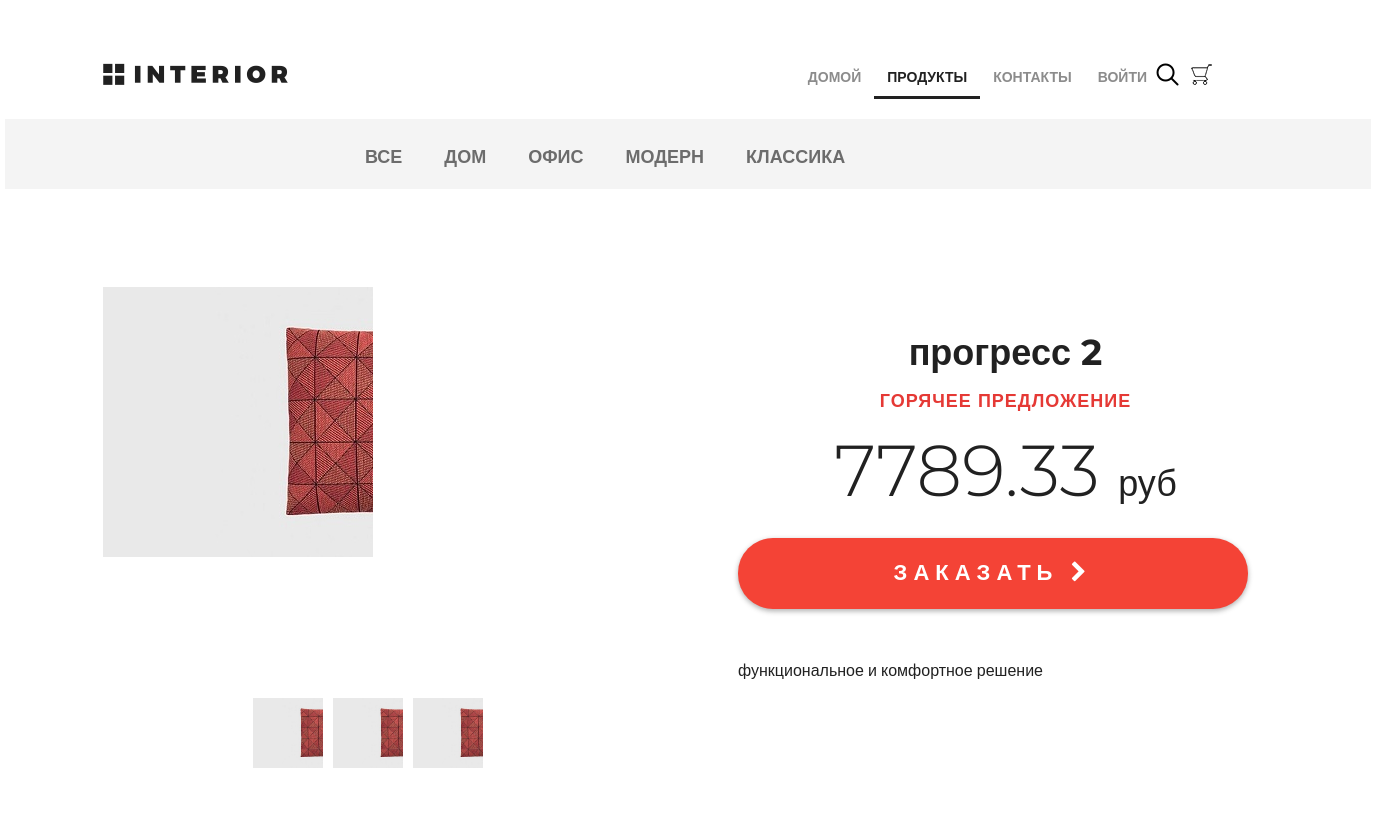
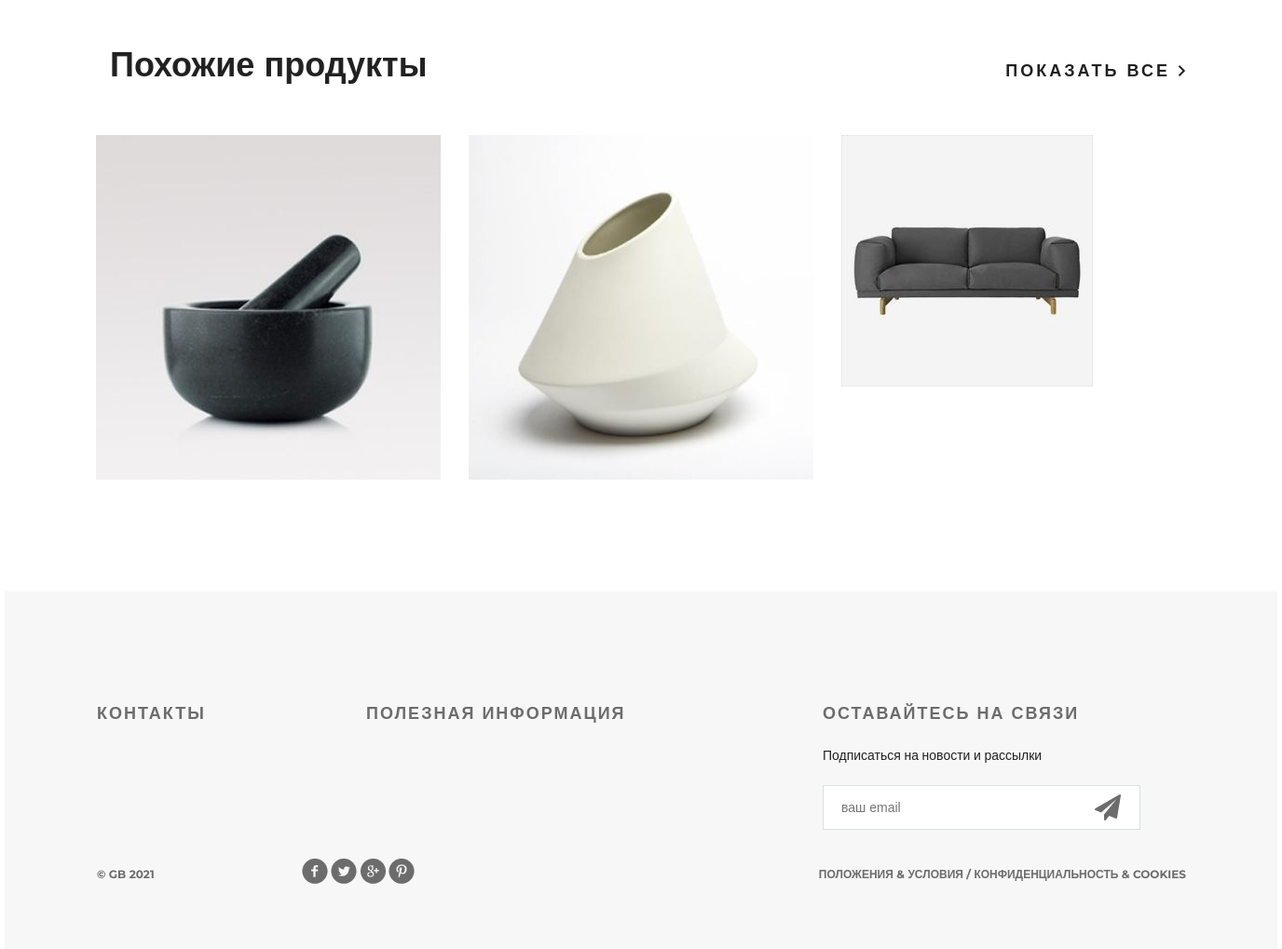
Screenshot of /products/ with the database file from the repository (2 pictures, top to bottom).
### mainapp/models.py (models this page shows, shortened)
class ProductCategory(models.Model):
    name = models.CharField(verbose_name='название категории', max_length=64, unique=True)
    description = models.TextField(verbose_name='описание категории', blank=True)
    is_active = models.BooleanField(verbose_name='категория активна', default=True)

class Product(models.Model):
    category = models.ForeignKey(ProductCategory, on_delete=models.CASCADE)
    name = models.CharField(verbose_name='имя продукта', max_length=128)
    image = models.ImageField(upload_to='products_images', blank=True)
    short_desc = models.CharField(verbose_name='краткое описание продукта', max_length=60, blank=True)
    description = models.TextField(verbose_name='описание продукта', blank=True)
    price = models.DecimalField(verbose_name='цена продукта', max_digits=8, decimal_places=2, default=0)
    quantity = models.PositiveIntegerField(verbose_name='количество на складе', default=0)
    is_active = models.BooleanField(verbose_name='категория активна', default=True)

### mainapp/views.py (the view, shortened to what this page needs)
# urls.py: re_path(r'^products/create/category/(?P<pk>\d+)/$', adminapp.product_create, name='product_create'),
def products(request, pk=None, page=1):
    title = 'продукты'
    links_menu = ProductCategory.objects.filter(is_active=True)
    basket = get_basket(request.user)
    hot_product = get_hot_product()
    same_products = get_same_products(hot_product)
    content = {
        'title': title,
        'links_menu': links_menu,
        'hot_product': hot_product,
        'same_products': same_products,
        'basket': basket,
    }
    return render(request, 'mainapp/products.html', content)

### mainapp/views.py (called while the page is built)
def get_basket(user):
    if user.is_authenticated:
        return Basket.objects.filter(user=user)
    else:
        return []

def get_hot_product():
    products = Product.objects.filter(is_active=True, category__is_active=True)
    return random.sample(list(products), 1)[0]

def get_same_products(hot_product):
    same_products = Product.objects.filter(category=hot_product.category, is_active=True).exclude(pk=hot_product.pk)[:3]
    return same_products

### mainapp/templates/mainapp/products.html (shortened to what this page needs)
{% extends 'mainapp/base.html' %}
{% load static %}
{% block content %}
    <div class="details">
        <div class="links clearfix">
            {% include 'mainapp/includes/inc_categories_menu.html' %}
        </div>
        <div class="details-products">
            <div class="details-slider">
                <div class="slider-product">
                    <img src="/media/{{ hot_product.image }}">
                </div>
                <div class="slider-control">
                    <div class="block">
                        <a href="#"><img src="/media/{{ hot_product.image }}" alt="">
                        </a>
                    </div>
                    <div class="block">
                        <a href="#"><img src="/media/{{ hot_product.image }}" alt="">
                        </a>
                    </div>
                    <div class="block">
                        <a href="#"><img src="/media/{{ hot_product.image }}" alt="">
                        </a>
                    </div>
                </div>
            </div>
            <div class="description">
                <h3 class="big-bold">{{ hot_product.name }}</h3>
                <h3 class="red">горячее предложение</h3>
                <p class="price"> {{ hot_product.price }} <span>руб</span></p>
                <a href="{% url 'basket:add' hot_product.pk %}" class="red-button">
                    заказать <i class="fa fa-chevron-right" aria-hidden="true"></i>
                </a>
                <div class="description-text">
                    {{ hot_product.description }}
                </div>
            </div>
        </div>
        <div class="related">
            <div class="title clearfix">
                <h2>Похожие продукты</h2>
                <a class="explore" href="#">показать все <img src="/static/img/arrow.png" alt=""></a>
            </div>
            <div class="related-products clearfix">
                {% for product in same_products %}
                    <div class="block">
                        <a href="{% url 'products:product' product.pk %}">
                            <img src="/media/{{ product.image }}" alt="{{ product.short_desc }}">
                        </a>
                    </div>
                {% endfor %}
            </div>
        </div>
    </div>
    <div class="clr"></div>
{% endblock %}

### mainapp/templates/mainapp/includes/inc_categories_menu.html
<ul class="links-menu">
    <li>
        <a href="{% url 'products:category' 0 %}" class="{% if request.resolver_match.kwargs.pk == '0' %}active{% endif %}">
            все
        </a>
    </li>
    {% for link in links_menu %}
        <li>
            <a href="{% url 'products:category' link.pk %}" class="{% if request.resolver_match.kwargs.pk|add:'0' == link.pk %}active{% endif %}">
                {{ link.name }}
            </a>
        </li>
    {% endfor %}
</ul>

### static/css/style.css (style rules this page uses)
* { margin: 0; padding: 0; }
body { font-family: 'Montserrat', sans-serif; }
html, body { height: 100%; }
.slider-control .block a img { width: 70px; }
.clr { height: 384px; }
.clearfix:after { content: ""; display: block; clear: both; }
.explore { text-transform: uppercase; color: #212121; font-size: 18px; font-weight: 700; line-height: 24px; text-align: center; float: right; margin-top: 138px; letter-spacing: 3px; text-decoration: none; }
.big-bold { color: #212121; font-size: 36px; font-weight: 700; text-align: left; margin-bottom: 24px; line-height: 36px; }
.title { height: 152px; margin-right: 15px; }
.title h2 { float: left; margin-top: 118px; color: #212121; font-size: 36px; font-weight: 700; text-align: left; margin-left: 15px; }
.red { text-transform: uppercase; color: #e53935; font-size: 18px; font-weight: 700; text-align: left; letter-spacing: 1px; line-height: 17px; margin-bottom: 22px; }
.links { height: 70px; background-color: #f4f4f4; position: relative; padding-left: 360px; }
.links-menu { margin: 27px auto 0px; position: absolute; }
.links-menu li { float: left; list-style-type: none; padding-right: 42px; }
.links-menu li a { text-decoration: none; color: #6c6c6c; font-size: 18px; font-weight: 700; text-transform: uppercase; }
.details-products { padding-left: 98px; padding-right: 98px; margin-top: 98px; height: 551px; }
.details-slider { width: 570px; float: left; margin-right: 30px; }
.slider-product { width: 570px; height: 400px; }
.slider-control { width: 420px; height: 70px; margin: 11px auto 0px; padding-left: 150px }
.slider-control .block { height: 70px; width: 70px; position: relative; float: left; margin-right: 10px; }
.description { width: 535px; float: right; padding-left: 35px }
.description .big-bold { color: #212121; font-size: 36px; font-weight: 700; text-align: center; margin-top: 47px; margin-bottom: 0px; }
.description .red { text-transform: uppercase; color: #e53935; font-size: 18px; font-weight: 700; text-align: center; letter-spacing: 1px; line-height: 17px; margin-top: 23px; margin-bottom: 36px; }
.description .price { color: #212121; font-size: 72px; font-weight: 300; line-height: 48px; text-align: center; }
.description .price span { color: #212121; font-size: 36px; font-weight: 300; line-height: 48px; text-align: center; }
.red-button { display: block; height: 71px; width: 510px; border-radius: 35px; background-color: #f44336; text-align: center; text-transform: uppercase; text-decoration: none; color: #ffffff; font-size: 22px; font-weight: 700; line-height: 24px; box-shadow: 0px 2px 4.85px 0.15px rgba(33, 33, 33, 0.35); line-height: 70px; letter-spacing: 6px; margin-top: 31px; }
.description-text { margin-top: 50px; color: #212121; font-size: 16px; font-weight: 300; line-height: 24px; text-align: left; }
.related { padding: 0px 98px; }
.related .title { height: 143px; margin-right: 0; }
.related .title h2 { margin-top: 45px; }
.related .title .explore { margin-top: 62px; }
.related-products { margin-bottom: 120px; }
.related-products .block a img { float: left; }
.related-products .block { float: left; margin-right: 30px; display: block; height: 370px; width: 370px; position: relative; }
.related-products .block:nth-child(3n) { margin-right: 0px; }

### rows the page displays
ProductCategory: name "ДОМ"
ProductCategory: name "ОФИС"
ProductCategory: name "МОДЕРН"
ProductCategory: name "КЛАССИКА"
Product: image (picture), name "прогресс 2", price "7789.33", description "функциональное и комфортное решение"
Product: image (picture)
Product: image (picture)
Product: image (picture)
